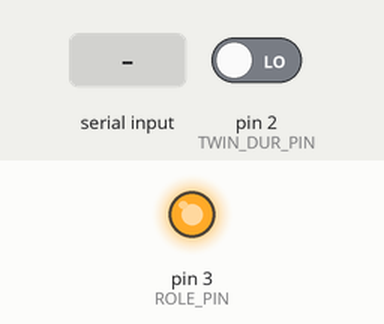
The sketch below on a simulated Arduino Uno, built with avr-gcc and run on an emulated ATmega328P. Parts: output pins drawn as LEDs (lit = HIGH). The inputs (shaded band) are chosen by the test bench; at power-on: pin 2 (TWIN_DUR_PIN) LOW. What the sketch prints to the serial monitor is not drawn.

Above: at 1.2 s.
1.3 s: "1" received over Serial
At 1.9 s:
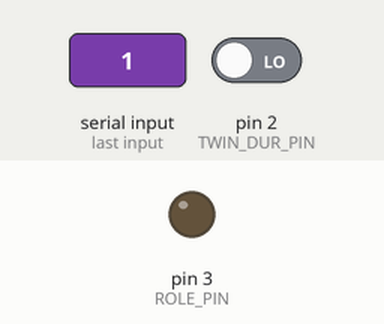
2.8 s: "0" received over Serial
At 4.2 s:
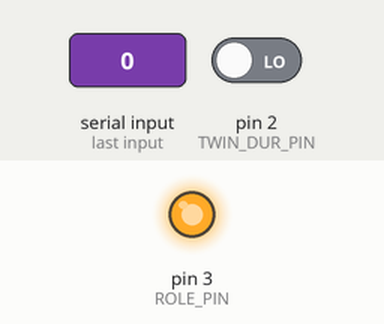
Timing chart, 0 to 5.8 s (numbered marks = the images above; inputs shaded):
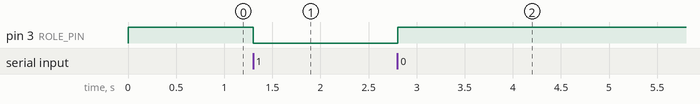

The sketch:

arduino_nobetci.ino
```cpp
/*
 * Dijital Nöbetçi - Arduino Uno Firmware
 *
 * Board: Arduino Uno
 *
 * Bu kod Arduino Uno üzerinde çalışır:
 * - PC'den (Teachable Machine) gözlük bilgisini seri port ile alır
 * - Twin'den hareketsizlik (DUR) sinyalini D2 üzerinden okur
 * - Her iki şart sağlanırsa röleyi (motoru) çalıştırır
 *
 * Bağlantılar:
 * - D2 (INPUT): Twin Wire kablo beyaz tel (DUR sinyali)
 * - GND: Twin Wire kablo kırmızı tel (ortak GND)
 * - D3 (OUTPUT): Röle IN pini
 * - 5V: Röle VCC
 *
 * Röle: Songle SRD-5VDC-SL-C (Active LOW)
 *   - LOW = röle çekili = fan çalışır
 *   - HIGH = röle serbest = fan durur
 *
 * Motor şartı: Gözlük VAR + Twin DUR DEMİYOR
 */

// Pin tanımları
const int ROLE_PIN = 3;          // D3 - Röle kontrolü
const int TWIN_DUR_PIN = 2;      // D2 - Twin'den gelen DUR sinyali

// Sistem durumu
bool gozlukVar = false;

void setup() {
  Serial.begin(9600);             // PC ile haberlesme (Python script)

  pinMode(ROLE_PIN, OUTPUT);
  pinMode(TWIN_DUR_PIN, INPUT);

  // Başlangıçta motor kapalı (güvenli durum)
  motorDurdur();

  Serial.println("Arduino hazir - Dijital Nobetci");
}

void loop() {
  // 1. PC'den (Teachable Machine) gözlük bilgisini al
  if (Serial.available() > 0) {
    char gelen = Serial.read();
    if (gelen == '1') {
      gozlukVar = true;
    } else if (gelen == '0') {
      gozlukVar = false;
    }
  }

  // 2. Twin'den DUR sinyali kontrolü
  bool twinDurDiyor = digitalRead(TWIN_DUR_PIN);

  // 3. Karar: gözlük VAR ve Twin DUR DEMİYOR ise motor çalışır
  if (gozlukVar && !twinDurDiyor) {
    motorCalistir();
  } else {
    motorDurdur();
  }

  delay(50);
}

// Röle kontrol fonksiyonları (Active LOW röle)
void motorCalistir() {
  digitalWrite(ROLE_PIN, LOW);   // LOW = röle çekili = fan çalışır
}

void motorDurdur() {
  digitalWrite(ROLE_PIN, HIGH);  // HIGH = röle serbest = fan durur
}
```

Measured:
- after the input at 1.3 s, pin 3 (ROLE_PIN): HIGH → LOW at once
- after the input at 2.8 s, pin 3 (ROLE_PIN): LOW → HIGH at once
